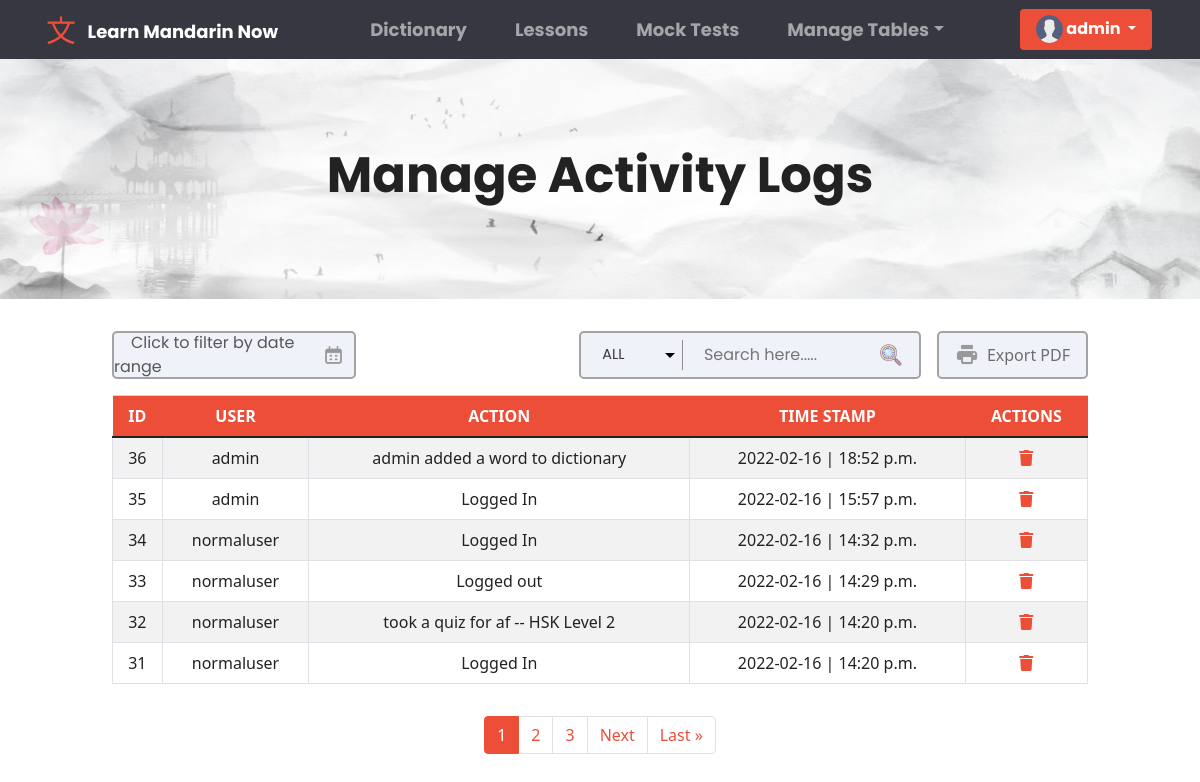
Before: /superuser/activitylogs/ (signed in) with the older database file.
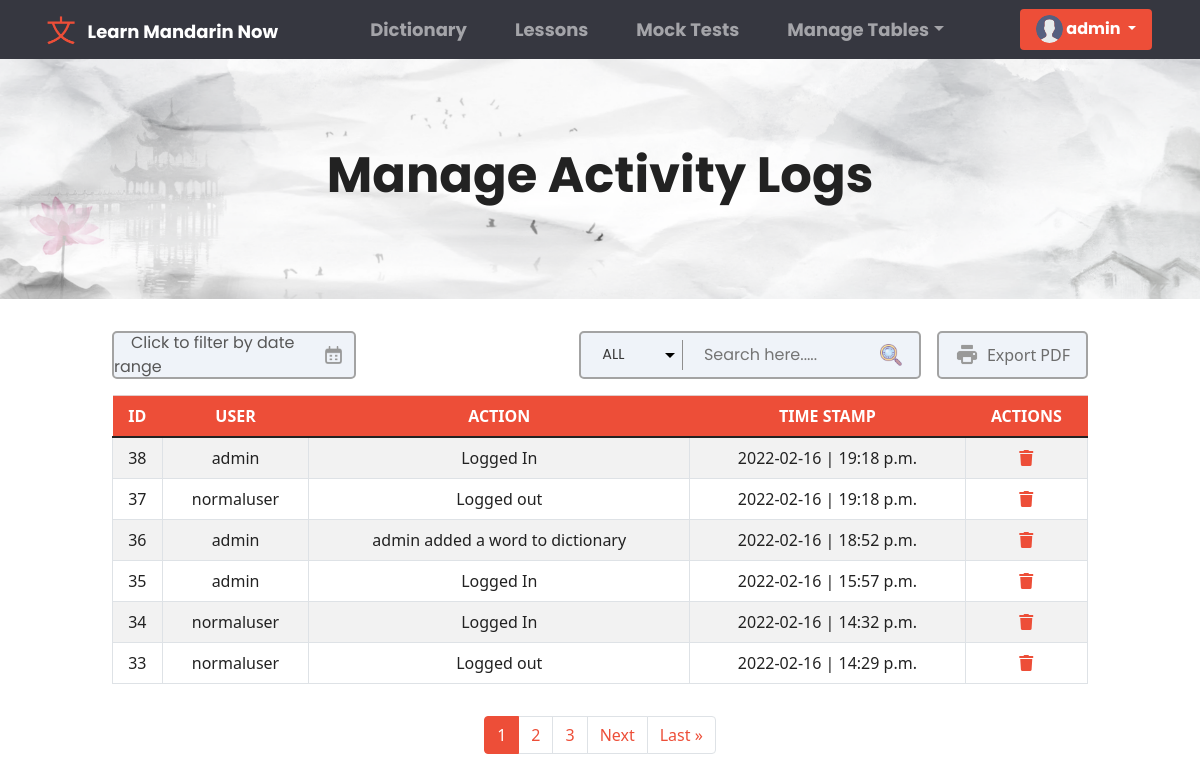
After: the same page with the newer database file.
### base/models.py (models this page shows, shortened)
class ActivityLog(models.Model):
    user = models.ForeignKey(User, on_delete=models.CASCADE)
    action = models.CharField(max_length=200, null=True)
    time_stamp = models.DateTimeField(auto_now_add=True)
    class Meta:
        ordering = ['-time_stamp']

class User(AbstractUser):
    fname = models.CharField(max_length=200, null=True)
    lname = models.CharField(max_length=200, null=True)
    email = models.EmailField(unique = True, null=True)
    bio = models.TextField(null=True)
    avatar = models.ImageField(null=True, default="avatar.svg")
    REQUIRED_FIELDS = []
    class Meta:
        ordering = ['username']

### base/views.py (the view, shortened to what this page needs)
# urls.py: path('superuser/activitylogs/', views.AdminActivityLogTable, name = 'superuser-activitylogs'),
@login_required(login_url='anonymous')
def AdminActivityLogTable(request):
    pageTable = "Manage Activity Logs"
    if request.user.is_authenticated and not request.user.is_staff:
        messages.warning(request, "Access denied, 403 forbidden page!")
        return redirect('dictionary')
    search =  request.GET.get('search') if request.GET.get('search') != None else ''
    activity_logs = ActivityLog.objects.filter(
        Q(user__username__icontains = search) |
        Q(time_stamp__icontains = search)
        )
    p = Paginator(activity_logs, 6)
    page = request.GET.get('page')
    activity_logs = p.get_page(page)
    context = {
        'table_data': activity_logs,
        'pageTable' : pageTable,
        'search' : search
    }
    return render(request,'tables.html', context)

### templates/tables.html (shortened to what this page needs)
{% extends 'main.html' %} {% block content %} {% load static %}
<link rel="stylesheet" href="{% static 'css/tables.css' %}" />
<link rel="stylesheet" href="{% static 'css/dictionaryAdd_Edit.css' %}" />
<link rel="stylesheet" href="{% static 'css/table.css' %}" />
<div class="container-fluid">
  <div class="row" id="dictionary_header">
    <h1 class="text-center" id="head_Text">{{pageTable}}</h1>
  </div>
  <div class="row justify-content-center">
    <div class="col col-lg-10 col-sm-12">
      {% if pageTable == "Manage Activity Logs" %}
      {% include 'tableactivitylogs.html' %}
      {% endif %}
    </div>
  </div>
</div>
<div class="row justify-content-center">
  <div class="col col-lg-6">
      <ul class="pagination justify-content-center">
        <div class="pagination px-3 py-3">
          {% for i in table_data.paginator.page_range %}
          {% if table_data.number == i %}
          <li class="page-item active"><a class="page-link" href="?page={{i}}">{{i}}</a></li>
          {% elif i > table_data.number|add:'-3' and i < table_data.number|add:'3' %}
          <li class="page-item"><a class="page-link" href="?page={{i}}">{{i}}</a></li>
          {% endif %}
          {% endfor %}
          {% if table_data.has_next %}
          <li class="page-item"><a class="page-link" href="?search={{search}}&page={{table_data.next_page_number}}">Next</a></li>
          <li class="page-item"><a class="page-link" href="?search={{search}}&page={{ table_data.paginator.num_pages  }}">Last &raquo</a></li>
          {% endif %}
      </ul>
  </div>
</div>
{% endblock content %}

### templates/tableactivitylogs.html (shortened to what this page needs)
{% load static %}
<link rel="stylesheet" type="text/css" href="https://cdn.jsdelivr.net/npm/daterangepicker/daterangepicker.css" />
<div id="reportrange">
<span id="span_edit">Click to filter by date range</span>
<img src="{% static 'images/calendar_inq.png' %}">
</div>
<div id="export_container" class="export_pdf_btn">
  <img src="{% static 'images/export.png' %}">
Export PDF
</div>
<div id="search_inp">
<select id="filter_category">
    <option value="ALL" selected>ALL</option>
</select>
<input type="text" placeholder="Search here....." id="search_logs">
<img src="{% static  'images/search_gif.gif' %}">
</div>
<table
class="table table-hover table-striped table-responsive table-bordered overflow-auto table_id" id="table_logs"
>
<thead>
  <tr class="table-primary">
    <th scope="col">ID</th>
    <th scope="col">USER</th>
    <th scope="col">ACTION</th>
    <th scope="col">TIME STAMP</th>
    <th>ACTIONS</th>
  </tr>
</thead>
<tbody>
  {% for activitylogs in table_data %}
  <tr id="tr_Search">
    <td scope="row">{{activitylogs.id}}</td>
    <td>{{activitylogs.user.username}}</td>
    <td>{{activitylogs.action}}</td>
    <td>{{activitylogs.time_stamp|date:'Y-m-d | H:i a'}}</td>
    <td class="text-center">
      <a href="#" onclick="showDeleteModal('modal_logs' , '{{activitylogs.id}}')"
        ><i class="fas fa-trash px-3"></i
      ></a>
    </td>
  </tr>
  {% endfor %}
</tbody>
</table>

Changed rows visible on the page:
no longer on this page (row unchanged): ActivityLog: id "32", user.username "normaluser", action "took a quiz for af -- HSK Level 2", time_stamp|H "2022-02-16 | 14:20 p.m."
no longer on this page (row unchanged): ActivityLog: id "31", user.username "normaluser", action "Logged In", time_stamp|H "2022-02-16 | 14:20 p.m."
added ActivityLog: id "38", user.username "admin", action "Logged In", time_stamp|H "2022-02-16 | 19:18 p.m."
added ActivityLog: id "37", user.username "normaluser", action "Logged out", time_stamp|H "2022-02-16 | 19:18 p.m."
